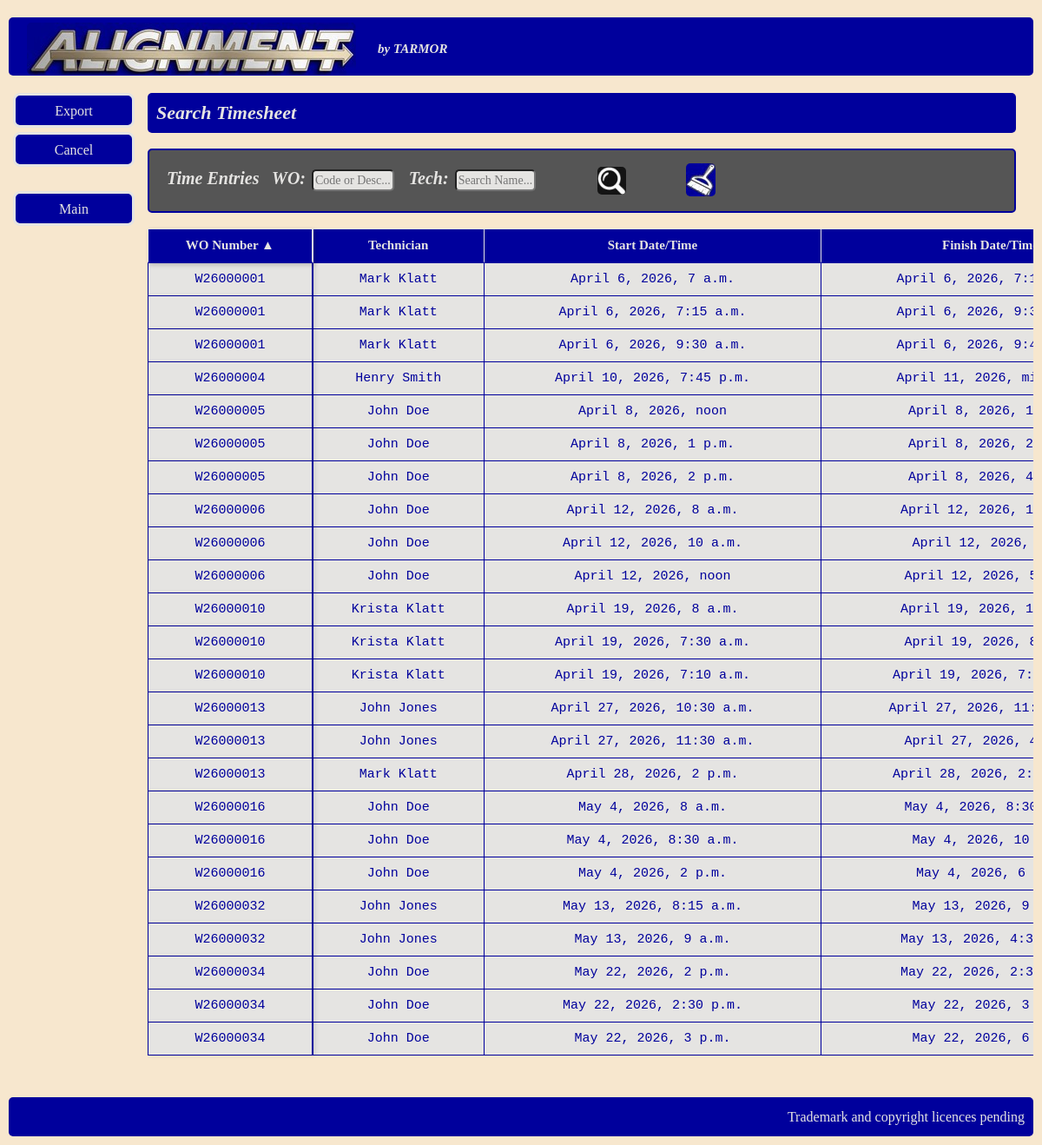
Screenshot of /timesheets/search/ with the database file from the repository.
### timesheets/models.py (models this page shows, shortened)
class Timesheet(models.Model):
    work_order = models.ForeignKey(
        'work_orders.WorkOrder',
        on_delete=models.PROTECT,
        db_column='work_order',
    )
    technician = models.ForeignKey(
        'personnel.Employee',
        on_delete=models.PROTECT,
        related_name='timesheets'
    )
    start_date = models.DateTimeField(default=timezone.now)
    finish_date = models.DateTimeField(default=timezone.now)
    total_time = models.FloatField(null=True, blank=True)
    time_type = models.CharField(max_length=15, choices=time_choices,)

### work_orders/models.py (models this page shows, shortened)
class WorkOrder(models.Model):
    work_order = models.CharField(max_length=9, unique=True, editable=False)
    barcode_image = models.ImageField(upload_to='barcodes/', blank=True)
    project = models.ForeignKey(
        Project,
        on_delete=models.SET_NULL,
        null=True,
        blank=True,
        related_name='work_orders'
    )
    equipment = models.ForeignKey(
        'equipment.Equipment',
        on_delete=models.PROTECT,
        db_column='Equipment_Number',
        related_name='work_orders'
    )
    work_type = models.ForeignKey(
        'WorkType',
        on_delete=models.PROTECT,
        related_name='work_orders'
    )
    priority = models.CharField(max_length=1, choices=priority_choices, default="3")
    machine_oos = models.CharField(max_length=3, choices=yesno_choices, null=True, blank=True)
    hours = models.IntegerField(null=True, blank=True)
    meter = models.CharField(max_length=30, choices=meter_choices, null=True, blank=True)
    job_status = models.ForeignKey('StatusChoices', on_delete=models.PROTECT, related_name='work_orders')
    date_created = models.DateTimeField(default=timezone.now)
    date_closed = models.DateTimeField(null=True, blank=True)
    troubleshoot_description = models.CharField(max_length=100, null=True, blank=True)
    ts_extended_description = models.TextField(null=True, blank=True)
    equipment_location = models.CharField(max_length=100, null=True, blank=True)
    ts_service_report = models.TextField(null=True, blank=True)
    plan_start_date = models.DateTimeField(null=True, blank=True)
    plan_shift = models.CharField(max_length=2,  choices=SHIFT_CHOICES, default='DS')
    safety_instructions = models.TextField(null=True, blank=True)
    spec_requirements = models.TextField(null=True, blank=True)
    legislative = models.CharField(max_length=3, choices=yesno_choices, null=True, blank=True)
    license_req = models.CharField(max_length=3, choices=yesno_choices, null=True, blank=True)
    tools_req = models.CharField(max_length=3, choices=yesno_choices, null=True, blank=True)
    conf_space = models.CharField(max_length=3, choices=yesno_choices, null=True, blank=True)
    jha = models.CharField(max_length=3, choices=yesno_choices, null=True, blank=True)
    hot_work = models.CharField(max_length=3, choices=yesno_choices, null=True, blank=True)
    parts_wty = models.CharField(max_length=3, choices=yesno_choices, null=True, blank=True)
    work_wty = models.CharField(max_length=3, choices=yesno_choices, null=True, blank=True)
    est_work_hours = models.DecimalField(max_digits=6, decimal_places=1, null=True, blank=True)
    repair_description = models.CharField(max_length=100, null=True, blank=True)
    repair_extended_description = models.TextField(null=True, blank=True)
    job_instructions = models.TextField(null=True, blank=True)
    attached_checklist = models.FileField(upload_to='wo_attachments/', null=True, blank=True)
    attached_parts_list = models.FileField(upload_to='wo_attachments/', null=True, blank=True)
    fc_system = models.ForeignKey(
        'failures.System',
        on_delete=models.PROTECT,
        db_column='system_name',
        null=True,
        blank=True
    )
    fc_component = ChainedForeignKey(
        'failures.Component',
        chained_field="fc_system",
        chained_model_field="combined_system_key",
        show_all=False,
        auto_choose=True,
        sort=True,
        null=True,
        blank=True,
        on_delete=models.SET_NULL
    )
    fc_failure_mode = models.ForeignKey(
        'failures.FailureType',
        on_delete=models.PROTECT,
        db_column='failure_mode',
        null=True,
        blank=True
    )
    fc_action = models.ForeignKey(
        'failures.Action',
        on_delete=models.PROTECT,
        db_column='action_name',
        null=True,
        blank=True
    )
    repair_service_report = models.TextField(null=True, blank=True)
    class Meta:
        ordering = ['-date_created']
    def __str__(self):
        return self.work_order

### personnel/models.py (models this page shows)
class Employee(models.Model):
    phone_regex = RegexValidator(
        regex=r'^\+?1?\d{9,15}$',
        message="Format: '+999999999'"
    )
    crew = models.ForeignKey(Crew, on_delete=models.SET_NULL, null=True, blank=True, related_name="members")
    First_Name = models.CharField(max_length=255)
    Middle_Name = models.CharField(max_length=255, blank=True)
    Last_Name = models.CharField(max_length=255)
    Status = models.CharField(max_length=10, choices=STATUS_CHOICES)
    Position = models.CharField(max_length=255)
    Start_Date = models.DateField(null=True, blank=True)
    Last_Date = models.DateField(null=True, blank=True)
    Street_Address = models.CharField(max_length=255, null=True, blank=True)
    City = models.CharField(max_length=100, null=True, blank=True)
    Prov_State = models.CharField(max_length=50, choices=PROVINCE_CHOICES, null=True, blank=True)
    Country = models.CharField(max_length=100, null=True, blank=True)
    Postal_Zip = models.CharField(max_length=10, null=True, blank=True)
    Phone = models.CharField(validators=[phone_regex], max_length=17, blank=True)
    Email = models.EmailField(max_length=255, null=True, blank=True, unique=True)
    EC_First_Name = models.CharField(max_length=255)
    EC_Middle_Name = models.CharField(max_length=255, blank=True)
    EC_Last_Name = models.CharField(max_length=255)
    EC_Phone = models.CharField(validators=[phone_regex], max_length=17, blank=True)
    EC_Email = models.EmailField(max_length=255, null=True, blank=True)
    Additional_Information = models.TextField(blank=True)
    Employee_Image = models.ImageField(upload_to='employee_pics/', null=True, blank=True)
    def __str__(self):
        return f"{self.First_Name} {self.Last_Name}"

### timesheets/views.py (the view, shortened to what this page needs)
# urls.py: path('search/', views.search_timesheets, name='search_timesheets'),
def search_timesheets(request):
    work_order_query = request.GET.get('work_order', '').strip()
    technician_query = request.GET.get('technician', '').strip()
    sort_by = request.GET.get('sort', 'work_order')
    queryset = Timesheet.objects.select_related('work_order', 'technician').all()
    if work_order_query:
        queryset = queryset.filter(
            work_order__work_order__icontains=work_order_query
        )
    allowed_sorts = {
        'work_order': 'work_order__work_order',
        'start_date': 'start_date',
        'finish_date': 'finish_date',
        'total_time': 'total_time',
        'time_type': 'time_type',
    }
    if sort_by == 'technician':
        queryset = queryset.order_by('technician__First_Name', 'technician__Last_Name')
    else:
        queryset = queryset.order_by(allowed_sorts.get(sort_by, 'work_order'))
    filter_params = request.GET.copy()
    if 'sort' in filter_params:
        filter_params.pop('sort')
    filter_url = filter_params.urlencode()
    all_work_orders = WorkOrder.objects.all().only('work_order', 'troubleshoot_description').order_by('-work_order')
    all_technicians = Employee.objects.all().only('First_Name', 'Last_Name').order_by('First_Name')
    context = {
        'timesheets': queryset,
        'work_order_query': work_order_query,
        'technician_query': technician_query,
        'sort': sort_by,
        'filter_url': filter_url,
        'all_work_orders': all_work_orders,
        'all_technicians': all_technicians,
    }
    return render(request, 'timesheets/search_timesheets.html', context)

### timesheets/templates/timesheets/search_timesheets.html (shortened to what this page needs)
{% extends "core/base.html" %}
{% load static %}
{% block sidebar %}
<div class="leftnavbar">
    <ul>
        <li>
            <a class="nav-link" href="{% url 'timesheets:export_timesheets_excel' %}?{{ request.GET.urlencode }}">Export</a>
        </li>
        <li><a href="{% url 'timesheets:timesheets' %}">Cancel
            </a>
        </li>
        <br>
        <li><a href="{% url 'core:home' %}">Main</a></li>
    </ul>
</div>
{% endblock %}
{% block content %}
    <div class="main">
        <h2> Search Timesheet</h2>
        <br>
        <h3 style="align-items: center;">
            <form method="GET" action="{% url 'timesheets:search_timesheets' %}" style="display:inline;">
                &nbsp; Time Entries &nbsp;
                WO: <input type="text" name="work_order" list="wo-list" class="input" value="{{ work_order_query }}" autocomplete="off" placeholder="Code or Desc...">
                     &nbsp;
                Tech: <input type="text" name="technician" list="tech-list" class="input" value="{{ technician_query }}" autocomplete="off" placeholder="Search Name...">
                <button type="submit" style="background:none; border:none; cursor:pointer; padding:0;">
                    <img src="{% static 'images/mag_glass.jpg' %}" alt="Search" class="logo">
                </button>
                <a href="{% url 'timesheets:search_timesheets' %}"><img src="{% static 'images/broom.jpg' %}" alt="Clear Filters" class='logo' style="cursor: pointer;"></a>
            </form>
        </h3>
        <br>
        <div class="form">
            <table class="table" id="timesheet-table">
                <thead>
                    <tr>
                        <th class="th">
                            <a href="?sort={% if sort == 'work_order' %}-work_order{% else %}work_order{% endif %}" class="sort_header">
                                WO Number {% if sort == 'work_order' %} ▲ {% elif sort == '-work_order' %} ▼ {% endif %}
                            </a>
                        </th>
                        <th class="th">
                            <a href="?sort={% if sort == 'technician' %}-technician{% else %}technician{% endif %}" class="sort_header">
                                Technician {% if sort == 'technician' %} ▲ {% elif sort == '-technician' %} ▼ {% endif %}
                            </a>
                        </th>
                        <th class="th">
                            <a href="?sort={% if sort == 'start_date' %}-start_date{% else %}start_date{% endif %}" class="sort_header">
                                Start Date/Time {% if sort == 'start_date' %} ▲ {% elif sort == '-start_date' %} ▼ {% endif %}
                            </a>
                        </th>
                        <th class="th">
                            <a href="?sort={% if sort == 'finish_date' %}-finish_date{% else %}finish_date{% endif %}" class="sort_header">
                                Finish Date/Time {% if sort == 'finish_date' %} ▲ {% elif sort == '-finish_date' %} ▼ {% endif %}
                            </a>
                        </th>
                    </tr>
                </thead>
                <tbody>
                    {% for timesheet in timesheets %}
                        <tr class="timesheet-row">
                            <td class="td"> {{ timesheet.work_order }} </td>
                            <td class="td"> {{ timesheet.technician }}</td>
                            <td class="td"> {{ timesheet.start_date }} </td>
                            <td class="td"> {{ timesheet.finish_date }} </td>
                        </tr>
                    {% empty %}
                        <tr>
                            <td colspan="6">No matching timesheets found.</td>
                        </tr>
                    {% endfor %}
                </tbody>
            </table>
        </div>
        <br>
    </div>
{% endblock %}

### static/css/Stylesheet.css (style rules this page uses)
* { box-sizing: border-box; }
body { font-family: Cascadia Code; background-color:#f7e7ce; padding: 0; margin: 0; }
.main { flex: 1; min-width: 0; padding: 10px; display: block; }
.logo { display: inline-block; vertical-align: middle; width: auto; height: 80%; margin-right: 10px; margin-left: 1px; margin-top: 1px; margin-bottom: 1px; border-radius: 5px; padding: 0px }
.input { background-color: #e5e4e2; font-size: 14px; font-family: Cascadia Code; margin: 2px; field-sizing: content; min-width: 10ch; border-radius: 5px; }
h2 { width: 100%; margin: 0px; background-color: #00009c; color: #e5e4e2; font-family: Cascadia Code; font-size: 22px; padding: 10px; font-style: italic; border-radius: 5px; clear: right; box-sizing: border-box; display:block; }
h3 { background-color: #555555; color: #e5e4e2; font-family: Cascadia Code; font-size: 20px; padding: 10px; font-style: italic; width: 100%; margin: 0px; border: 2px solid #00009c; border-radius: 5px; clear: right; }
.leftnavbar { width: 140px; flex-shrink: 0; margin-top: 10px; }
.leftnavbar ul { padding: 0px; list-style: none; margin: 0px; }
.leftnavbar ul li a { text-decoration: none; border: 3px solid #e5e4e2; font-family: Cascadia Code; font-size: 16px; background-color: #00009c; color: #e5e4e2; display: block; width: 140px; height: 40px; margin: 5px; padding: 10px; border-radius: 8px; text-align: center; line-height: 15px; }
button { background-color: #00009c; color: #e5e4e2; font-size: 16px; font-family: Cascadia Code; height: 40px; width: 140px; margin: 5px; border: 3px solid #e5e4e2; border-radius: 8px; }
.form { font-size: 16px; }
.table { width: 100%; border-collapse: separate !important; border-spacing: 0 !important; table-layout: auto; min-width: 1500px; }
.table thead tr th { position: sticky; top: 0; z-index: 20; background-color: #00009c; color: #e5e4e2; font-family: Cascadia Code; font-size: 15px; padding: 10px; border-bottom: 2px solid #00009c; border-top: 1px solid #e5e4e2; border-right: 1px solid #e5e4e2; white-space: nowrap; }
.th { position: sticky !important; top: 0 !important; z-index: 20 !important; background-color: #00009c !important; color: #e5e4e2 !important; font-family: Cascadia Code, monospace; font-size: 15px; padding: 10px; border-bottom: 2px solid #00009c; border-top: 1px solid #e5e4e2; border-right: 1px solid #e5e4e2; white-space: nowrap; }
.td { background-color: #e5e4e2; color: #00009c; font-family: Cascadia Code, monospace; font-size: 15px; text-align: center; white-space: normal; padding: 10px; border-bottom: 1px solid #00009c; border-right: 1px solid #00009c; }
.table thead tr th:first-child, .th:first-child { position: sticky !important; top: 0 !important; left: 0 !important; z-index: 30 !important; background-color: #00009c !important; color: #e5e4e2 !important; border-right: 2px solid #e5e4e2 !important; border-left: 1px solid #e5e4e2 !important; box-shadow: 2px 2px 5px rgba(0,0,0,0.2); }
.table tbody tr td:first-child, .td:first-child { position: sticky !important; left: 0 !important; z-index: 10 !important; background-color: #e5e4e2 !important; color: #00009c !important; border-right: 2px solid #00009c !important; border-left: 1px solid #00009c !important; box-shadow: 2px 0 5px rgba(0,0,0,0.1); }
.sort_header { text-decoration: none; color: inherit }

### rows the page displays
Timesheet: work_order "W26000001", technician "Mark Klatt", start_date "April 6, 2026, 7 a.m.", finish_date "April 6, 2026,…"
Timesheet: work_order "W26000001", technician "Mark Klatt", start_date "April 6, 2026, 7:15 a.m.", finish_date "April 6, 2026,…"
Timesheet: work_order "W26000001", technician "Mark Klatt", start_date "April 6, 2026, 9:30 a.m.", finish_date "April 6, 2026,…"
Timesheet: work_order "W26000004", technician "Henry Smith", start_date "April 10, 2026, 7:45 p.m.", finish_date "April 11, 2026,…"
Timesheet: work_order "W26000005", technician "John Doe", start_date "April 8, 2026, noon", finish_date "April 8, 2026, 1…"
Timesheet: work_order "W26000005", technician "John Doe", start_date "April 8, 2026, 1 p.m.", finish_date "April 8, 2026, 2…"
Timesheet: work_order "W26000005", technician "John Doe", start_date "April 8, 2026, 2 p.m.", finish_date "April 8, 2026, 4…"
Timesheet: work_order "W26000006", technician "John Doe", start_date "April 12, 2026, 8 a.m.", finish_date "April 12, 2026,…"
Timesheet: work_order "W26000006", technician "John Doe", start_date "April 12, 2026, 10 a.m.", finish_date "April 12, 2026,…"
Timesheet: work_order "W26000006", technician "John Doe", start_date "April 12, 2026, noon", finish_date "April 12, 2026,…"
Timesheet: work_order "W26000010", technician "Krista Klatt", start_date "April 19, 2026, 8 a.m.", finish_date "April 19, 2026,…"
Timesheet: work_order "W26000010", technician "Krista Klatt", start_date "April 19, 2026, 7:30 a.m.", finish_date "April 19, 2026,…"
Timesheet: work_order "W26000010", technician "Krista Klatt", start_date "April 19, 2026, 7:10 a.m.", finish_date "April 19, 2026,…"
Timesheet: work_order "W26000013", technician "John Jones", start_date "April 27, 2026, 10:30 a.m.", finish_date "April 27, 2026,…"
Timesheet: work_order "W26000013", technician "John Jones", start_date "April 27, 2026, 11:30 a.m.", finish_date "April 27, 2026,…"
Timesheet: work_order "W26000013", technician "Mark Klatt", start_date "April 28, 2026, 2 p.m.", finish_date "April 28, 2026,…"
Timesheet: work_order "W26000016", technician "John Doe", start_date "May 4, 2026, 8 a.m.", finish_date "May 4, 2026,…"
Timesheet: work_order "W26000016", technician "John Doe", start_date "May 4, 2026, 8:30 a.m.", finish_date "May 4, 2026, 10…"
Timesheet: work_order "W26000016", technician "John Doe", start_date "May 4, 2026, 2 p.m.", finish_date "May 4, 2026, 6…"
Timesheet: work_order "W26000032", technician "John Jones", start_date "May 13, 2026, 8:15 a.m.", finish_date "May 13, 2026, 9…"
Timesheet: work_order "W26000032", technician "John Jones", start_date "May 13, 2026, 9 a.m.", finish_date "May 13, 2026,…"
Timesheet: work_order "W26000034", technician "John Doe", start_date "May 22, 2026, 2 p.m.", finish_date "May 22, 2026,…"
Timesheet: work_order "W26000034", technician "John Doe", start_date "May 22, 2026, 2:30 p.m.", finish_date "May 22, 2026, 3…"
Timesheet: work_order "W26000034", technician "John Doe", start_date "May 22, 2026, 3 p.m.", finish_date "May 22, 2026, 6…"
